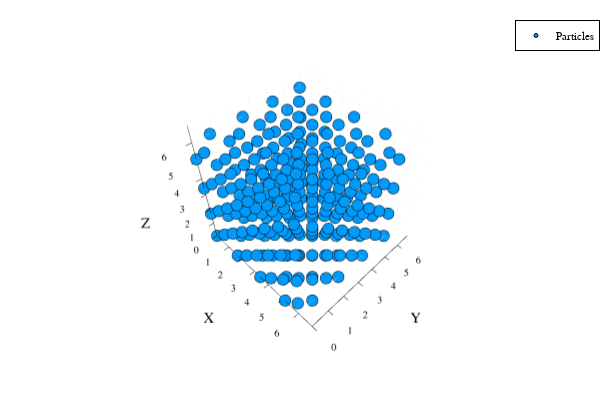

The notebook cell saved with this chart:
### Code cell
plotly()
plot_particles_with_box(positions(system), box_length(system))

### Figure 1 — Plotly figure (JSON) as saved in the notebook; plotly's stock layout.template omitted (floating-point values rounded to 4 significant figures; data arrays with more than 128 entries replaced by an {"elided": "..."} marker saying what was removed)
{"data": [{"colorbar": {"len": 0.9143, "title": "", "x": 0.9934, "y": 0.533}, "legendgroup": "Particles", "marker": {"color": "rgba(0, 154, 250, 1.000)", "line": {"color": "rgba(0, 0, 0, 1.000)", "width": 1}, "size": 4, "symbol": "circle"}, "mode": "markers", "name": "Particles", "scene": "scene", "showlegend": true, "type": "scatter3d", "x": {"elided": "256 float values"}, "xaxis": "x", "y": {"elided": "256 float values"}, "yaxis": "y", "z": {"elided": "256 float values"}, "zaxis": "z"}], "layout": {"annotations": [], "height": 400, "legend": {"bgcolor": "rgba(255, 255, 255, 1.000)", "bordercolor": "rgba(0, 0, 0, 1.000)", "borderwidth": 1, "font": {"color": "rgba(0, 0, 0, 1.000)", "family": "sans-serif", "size": 11}, "title": {"font": {"color": "rgba(0, 0, 0, 1.000)", "family": "sans-serif", "size": 15}, "text": ""}, "tracegroupgap": 0, "traceorder": "normal", "x": 1, "xanchor": "auto", "y": 1, "yanchor": "auto"}, "margin": {"b": 20, "l": 0, "r": 0, "t": 20}, "paper_bgcolor": "rgba(255, 255, 255, 1.000)", "plot_bgcolor": "rgba(255, 255, 255, 1.000)", "scene": {"camera": {"eye": {"x": 1.3, "y": -1.3, "z": 1.838}, "projection": "orthographic"}, "domain": {"x": [0.04684, 0.9934], "y": [0.07581, 0.9902]}, "xaxis": {"gridcolor": "rgba(0, 0, 0, 0.100)", "gridwidth": 0.5, "linecolor": "rgba(0, 0, 0, 1.000)", "mirror": false, "range": [0, 6.84], "showgrid": true, "showline": true, "showticklabels": true, "tickangle": 0, "tickcolor": "rgb(0, 0, 0)", "tickfont": {"color": "rgba(0, 0, 0, 1.000)", "family": "sans-serif", "size": 11}, "tickmode": "array", "ticks": "inside", "ticktext": ["0", "1", "2", "3", "4", "5", "6"], "tickvals": [0, 1, 2, 3, 4, 5, 6], "title": "X", "titlefont": {"color": "rgba(0, 0, 0, 1.000)", "family": "sans-serif", "size": 15}, "type": "-", "visible": true, "zeroline": false, "zerolinecolor": "rgba(0, 0, 0, 1.000)"}, "yaxis": {"gridcolor": "rgba(0, 0, 0, 0.100)", "gridwidth": 0.5, "linecolor": "rgba(0, 0, 0, 1.000)", "mirror": false, "range": [0, 6.84], "showgrid": true, "showline": true, "showticklabels": true, "tickangle": 0, "tickcolor": "rgb(0, 0, 0)", "tickfont": {"color": "rgba(0, 0, 0, 1.000)", "family": "sans-serif", "size": 11}, "tickmode": "array", "ticks": "inside", "ticktext": ["0", "1", "2", "3", "4", "5", "6"], "tickvals": [0, 1, 2, 3, 4, 5, 6], "title": "Y", "titlefont": {"color": "rgba(0, 0, 0, 1.000)", "family": "sans-serif", "size": 15}, "type": "-", "visible": true, "zeroline": false, "zerolinecolor": "rgba(0, 0, 0, 1.000)"}, "zaxis": {"gridcolor": "rgba(0, 0, 0, 0.100)", "gridwidth": 0.5, "linecolor": "rgba(0, 0, 0, 1.000)", "mirror": false, "range": [0, 6.84], "showgrid": true, "showline": true, "showticklabels": true, "tickangle": 0, "tickcolor": "rgb(0, 0, 0)", "tickfont": {"color": "rgba(0, 0, 0, 1.000)", "family": "sans-serif", "size": 11}, "tickmode": "array", "ticks": "inside", "ticktext": ["0", "1", "2", "3", "4", "5", "6"], "tickvals": [0, 1, 2, 3, 4, 5, 6], "title": "Z", "titlefont": {"color": "rgba(0, 0, 0, 1.000)", "family": "sans-serif", "size": 15}, "type": "-", "visible": true, "zeroline": false, "zerolinecolor": "rgba(0, 0, 0, 1.000)"}}, "showlegend": true, "width": 600}}
